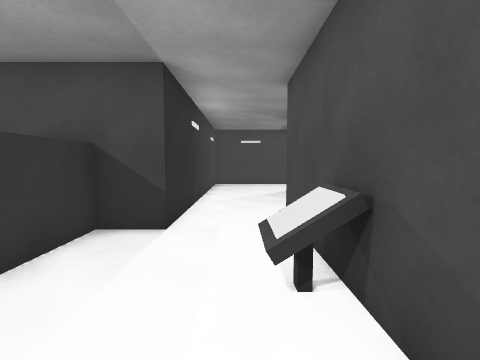
[1] (above)

12 first-person views from a walk through a scene from a Unity 3-D project. The camera is 1.4 m above the floor, tilts 4° down and sees 85° across. The floor is counted in squares, 1 m on a side. Each view is taken from the middle of a square. On the plan, view 1 faces up. The plan holds only what a view shows up to about 13 squares ahead; the rest is blank. The place goes on beyond the plan. Door leaves are left out, so doorways stand open. Some surface patterns are stand-ins.

[2]
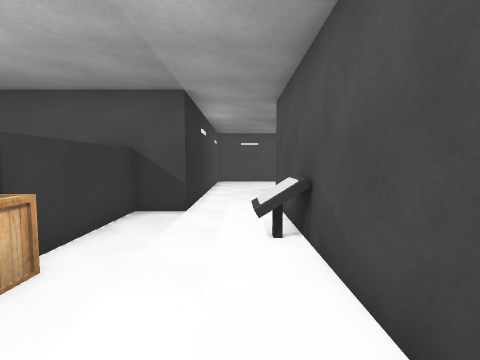

[3]
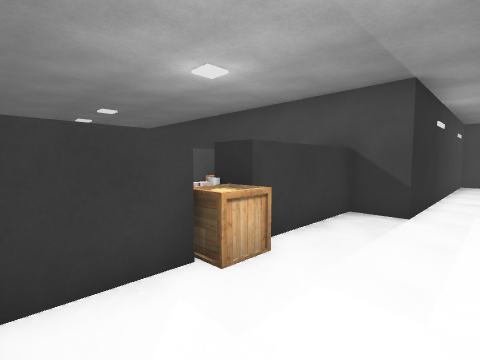

[4]
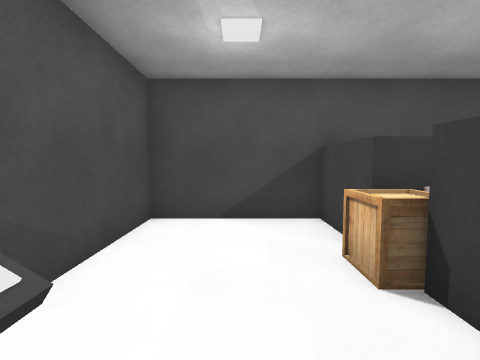

[5]
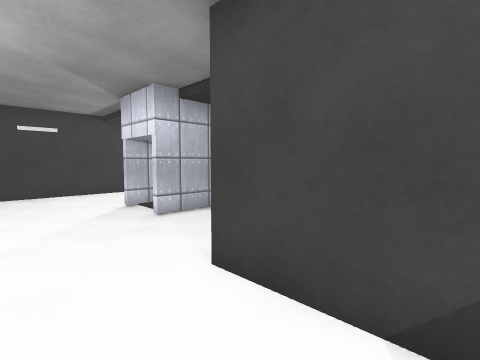

[6]
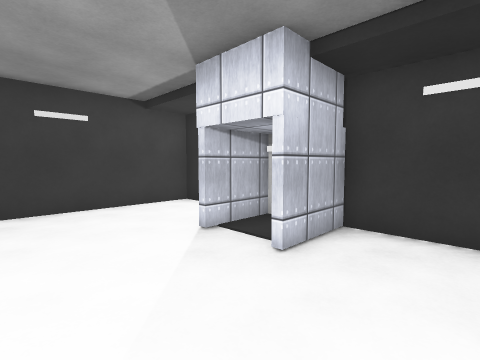

[7]
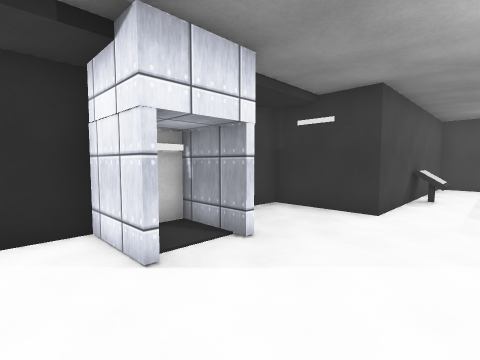

[8]
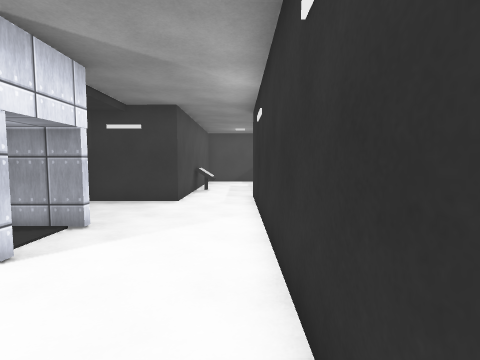

[9]
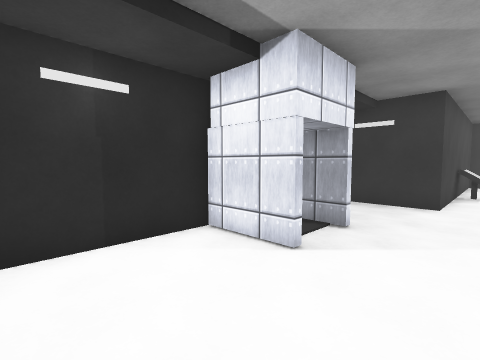

[10]
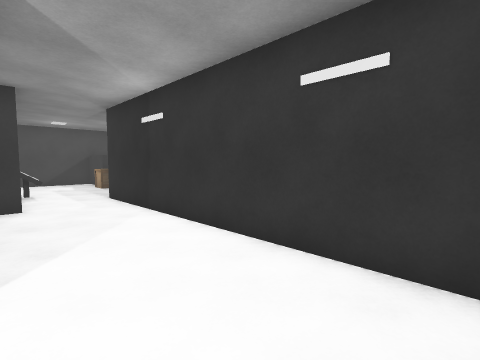

[11]
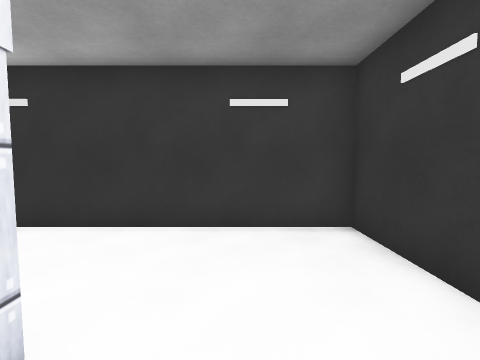

[12]
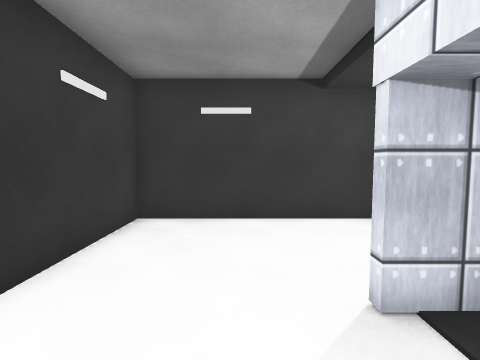

### Floor plan
Ten units are one square. View 1 is at (0, 0); x grows to the right and y downward. Boxes are objects, and circles mark ways between rooms. Rooms are numbered by the first view taken in them; rooms with no view inside come last. Other rooms are left out.
<svg viewBox="-35 -169 85 198">
<path fill="none" stroke="#000" d="M-30 -1 -30 24 12 24 12 -67M-15 -53 -30 -53 -30 -14M23 -125 45 -125 45 -164 -15 -164 -15 -53M23 -106 43 -106 43 -114M44 -123 23 -123M12 -67 45 -67 45 -103 23 -103"/>
<rect x="-5" y="-35" width="20" height="10" fill="#bbb"><title>other object</title></rect>
<circle cx="-5" cy="-60" r="3" fill="#2a7"/>
<text x="-10" y="-10">1</text>
<text x="10" y="-120">2</text>
</svg>
Room 1 opens to room 2.

Where each view was taken, in squares from view 1:
view 1: 0 up, 0 right, facing up
view 2: 2 down, 0 right, facing up
view 3: 2 down, 0 right, facing up-left
view 4: 4 up, 1 left, facing down
view 5: 4 up, 1 left, facing up-right
view 6: 8 up, 1 left, facing up-right
view 7: 14 up, 1 left, facing down-right
view 8: 16 up, 1 left, facing down
view 9: 16 up, 0 right, facing down-right
view 10: 16 up, 2 right, facing down-left
view 11: 14 up, 4 right, facing left
view 12: 10 up, 1 right, facing up
